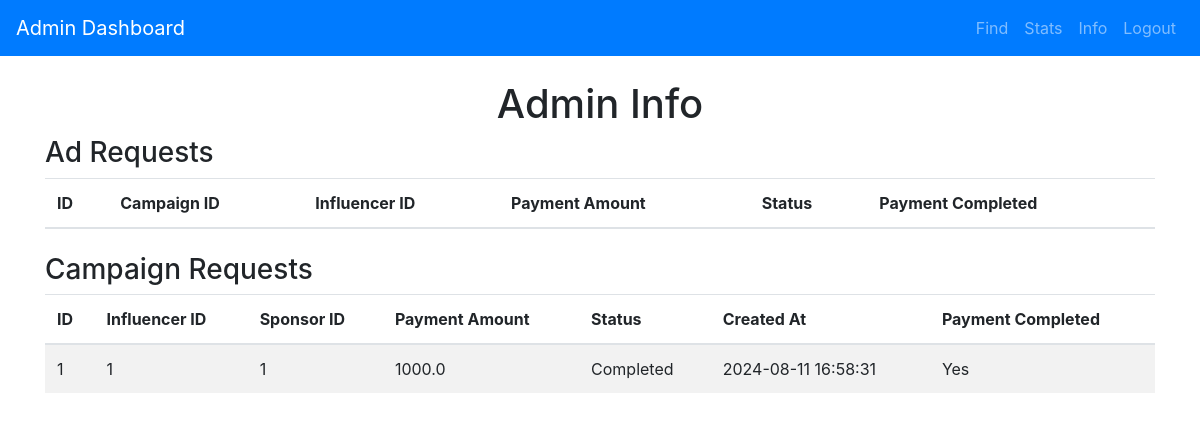
Screenshot of /admin/info with the database file from the repository.
### backend/models.py (models this page shows)
class CampaignRequest(db.Model):
    __tablename__ = 'campaign_request'
    id = db.Column(db.Integer, primary_key=True)
    campaign_id = db.Column(db.Integer, db.ForeignKey('campaign.id'), nullable=False)
    influencer_id = db.Column(db.Integer, db.ForeignKey('user.id'), nullable=False)
    sponsor_id = db.Column(db.Integer, db.ForeignKey('sponsor.id'), nullable=False)  # Added this field
    messages = db.Column(db.Text, nullable=True)
    payment_amount = db.Column(db.Float, nullable=False)  # Added this field
    status = db.Column(db.String(10), nullable=False)  # Pending, Accepted, Rejected
    complete = db.Column(db.Boolean, default=False, nullable=False)
    complete_confirmed = db.Column(db.Boolean, default=False, nullable=False)
    payment = db.Column(db.Boolean, default=False, nullable=False)
    created_at = db.Column(db.DateTime, default=db.func.current_timestamp(), nullable=False)
    campaign = db.relationship('Campaign', backref='campaign_requests_campaign', lazy=True)
    influencer = db.relationship('User', backref='campaign_requests', foreign_keys=[influencer_id])
    sponsor = db.relationship('Sponsor', backref='campaign_requests_sponsor', foreign_keys=[sponsor_id])

### backend/controller.py (the view)
@app.route('/admin/info')
def info():
    ad_requests = AdRequest.query.all()
    campaign_requests = CampaignRequest.query.all()
    return render_template('info.html', ad_requests=ad_requests, campaign_requests=campaign_requests)

### templates/info.html (shortened to what this page needs)
<!DOCTYPE html>
<html lang="en">
<head>
    <link href="https://stackpath.bootstrapcdn.com/bootstrap/4.5.2/css/bootstrap.min.css" rel="stylesheet">
</head>
<body>
<nav class="navbar navbar-expand-lg navbar-dark bg-primary">
    <a class="navbar-brand" href="{{ url_for('admin_dashboard') }}">Admin Dashboard</a>
    <div class="collapse navbar-collapse">
        <ul class="navbar-nav ml-auto">
            <li class="nav-item">
                <a class="nav-link" href="{{ url_for('find_all') }}">Find</a>
            </li>
            <li class="nav-item">
                <a class="nav-link" href="{{ url_for('stats') }}">Stats</a>
            </li>
            <li class="nav-item">
                <a class="nav-link" href="{{ url_for('info') }}">Info</a>
            </li>
            <li class="nav-item">
                <a class="nav-link" href="{{ url_for('logout') }}">Logout</a>
            </li>
        </ul>
    </div>
</nav>
<div class="container mt-4">
    <h1 class="text-center">Admin Info</h1>
    <div class="mb-4">
        <h3>Ad Requests</h3>
        <table class="table table-striped">
            <thead>
                <tr>
                    <th>ID</th>
                    <th>Campaign ID</th>
                    <th>Influencer ID</th>
                    <th>Payment Amount</th>
                    <th>Status</th>
                    <th>Payment Completed</th>
                </tr>
            </thead>
        </table>
    </div>
    <div class="mb-4">
        <h3>Campaign Requests</h3>
        <table class="table table-striped">
            <thead>
                <tr>
                    <th>ID</th>
                    <th>Influencer ID</th>
                    <th>Sponsor ID</th>
                    <th>Payment Amount</th>
                    <th>Status</th>
                    <th>Created At</th>
                    <th>Payment Completed</th>
                </tr>
            </thead>
            <tbody>
                {% for campaign_request in campaign_requests %}
                <tr>
                    <td>{{ campaign_request.id }}</td>
                    <td>{{ campaign_request.influencer_id }}</td>
                    <td>{{ campaign_request.sponsor_id }}</td>
                    <td>{{ campaign_request.payment_amount }}</td>
                    <td>{{ campaign_request.status }}</td>
                    <td>{{ campaign_request.created_at.strftime('%Y-%m-%d %H:%M:%S') }}</td>
                    <td>{{ 'Yes' if campaign_request.payment else 'No' }}</td>
                </tr>
                {% endfor %}
            </tbody>
        </table>
    </div>
</div>
</body>
</html>

### rows the page displays
CampaignRequest: id "1", influencer_id "1", sponsor_id "1", payment_amount "1000.0", status "Completed", created_at "2024-08-11 16:58:31", payment "Yes"
